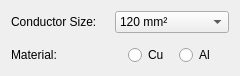
<?xml version="1.0" encoding="UTF-8"?>
<ui version="4.0">
 <class>CableProps</class>
 <widget class="QWidget" name="CableProps">
  <property name="geometry">
   <rect>
    <x>0</x>
    <y>0</y>
    <width>240</width>
    <height>76</height>
   </rect>
  </property>
  <property name="windowTitle">
   <string>Form</string>
  </property>
  <layout class="QVBoxLayout" name="verticalLayout">
   <item>
    <layout class="QFormLayout" name="formLayout">
     <property name="horizontalSpacing">
      <number>18</number>
     </property>
     <property name="verticalSpacing">
      <number>6</number>
     </property>
     <item row="0" column="0">
      <widget class="QLabel" name="lblConductorSize">
       <property name="text">
        <string>Conductor Size:</string>
       </property>
      </widget>
     </item>
     <item row="0" column="1">
      <widget class="QComboBox" name="cmbConductorSize">
       <property name="maximumSize">
        <size>
         <width>16777215</width>
         <height>16777215</height>
        </size>
       </property>
       <property name="layoutDirection">
        <enum>Qt::LeftToRight</enum>
       </property>
       <property name="maxVisibleItems">
        <number>21</number>
       </property>
       <item>
        <property name="text">
         <string>120 mm²</string>
        </property>
       </item>
       <item>
        <property name="text">
         <string>150 mm²</string>
        </property>
       </item>
       <item>
        <property name="text">
         <string>185 mm²</string>
        </property>
       </item>
       <item>
        <property name="text">
         <string>240 mm²</string>
        </property>
       </item>
       <item>
        <property name="text">
         <string>300 mm²</string>
        </property>
       </item>
       <item>
        <property name="text">
         <string>400 mm²</string>
        </property>
       </item>
       <item>
        <property name="text">
         <string>500 mm²</string>
        </property>
       </item>
       <item>
        <property name="text">
         <string>630 mm²</string>
        </property>
       </item>
       <item>
        <property name="text">
         <string>800 mm²</string>
        </property>
       </item>
       <item>
        <property name="text">
         <string>1000 mm²</string>
        </property>
       </item>
       <item>
        <property name="text">
         <string>1200 mm²</string>
        </property>
       </item>
       <item>
        <property name="text">
         <string>1600 mm²</string>
        </property>
       </item>
       <item>
        <property name="text">
         <string>2000 mm²</string>
        </property>
       </item>
       <item>
        <property name="text">
         <string>2500 mm²</string>
        </property>
       </item>
      </widget>
     </item>
    </layout>
   </item>
   <item>
    <layout class="QHBoxLayout" name="layoutConductorMaterial">
     <property name="spacing">
      <number>0</number>
     </property>
     <item>
      <widget class="QLabel" name="lblConductorMaterial">
       <property name="text">
        <string>Material:</string>
       </property>
      </widget>
     </item>
     <item>
      <spacer name="horizontalSpacer">
       <property name="orientation">
        <enum>Qt::Horizontal</enum>
       </property>
       <property name="sizeType">
        <enum>QSizePolicy::Maximum</enum>
       </property>
       <property name="sizeHint" stdset="0">
        <size>
         <width>67</width>
         <height>20</height>
        </size>
       </property>
      </spacer>
     </item>
     <item>
      <widget class="QRadioButton" name="radCopper">
       <property name="text">
        <string>Cu</string>
       </property>
      </widget>
     </item>
     <item>
      <widget class="QRadioButton" name="radAluminium">
       <property name="text">
        <string>Al</string>
       </property>
      </widget>
     </item>
    </layout>
   </item>
  </layout>
 </widget>
 <resources/>
 <connections/>
</ui>
